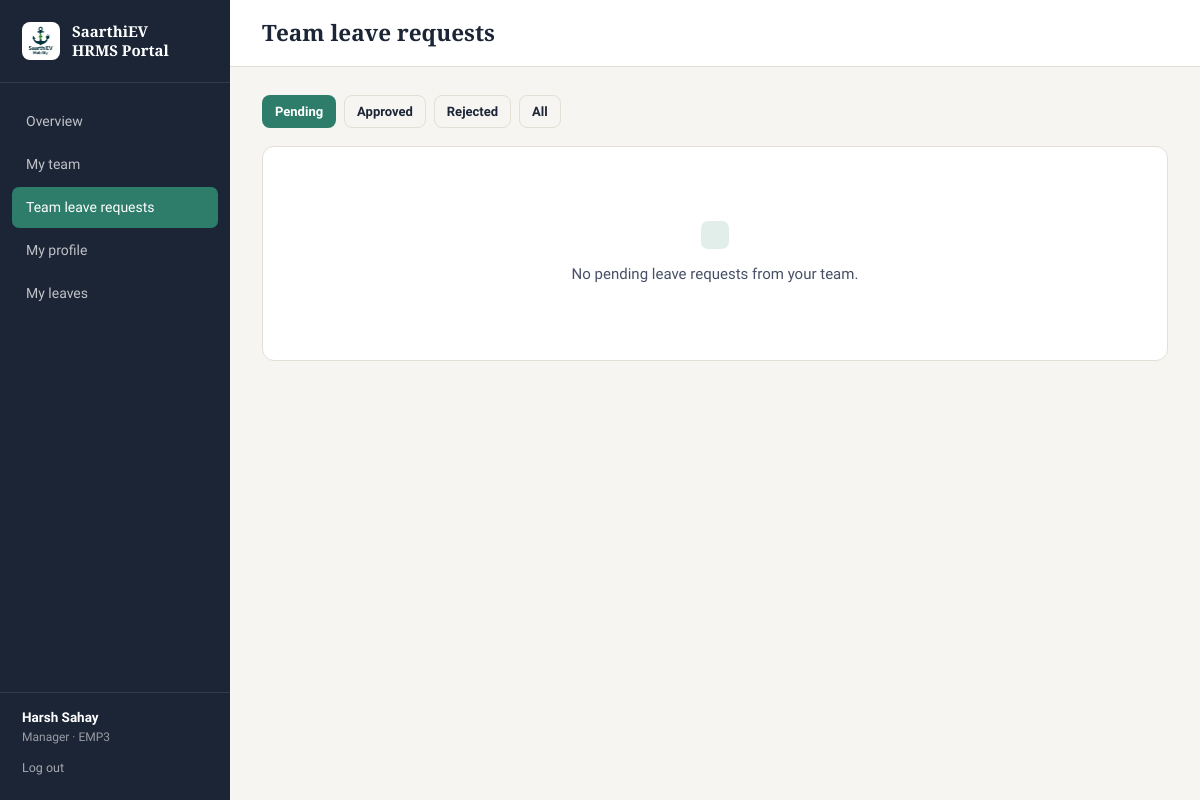
The page /manager/leaves (signed in) on the database its author committed.
### models.py (models this page shows, shortened)
class EmployeeProfile(db.Model):
    id = db.Column(db.Integer, primary_key=True)
    user_id = db.Column(db.Integer, db.ForeignKey("user.id"), nullable=False, unique=True)
    full_name = db.Column(db.String(150), nullable=False)
    designation = db.Column(db.String(100))
    department = db.Column(db.String(100))
    date_of_joining = db.Column(db.Date)
    reporting_manager_id = db.Column(db.Integer, db.ForeignKey("user.id"), nullable=True)
    date_of_birth = db.Column(db.Date)
    gender = db.Column(db.String(20))
    personal_email = db.Column(db.String(120))
    phone_number = db.Column(db.String(20))
    blood_group = db.Column(db.String(10))
    pan_number = db.Column(db.String(20))
    aadhaar_number = db.Column(db.String(20))
    current_address_line1 = db.Column(db.String(200))
    current_address_line2 = db.Column(db.String(200))
    current_city = db.Column(db.String(100))
    current_state = db.Column(db.String(100))
    current_pincode = db.Column(db.String(10))
    permanent_address_line1 = db.Column(db.String(200))
    permanent_address_line2 = db.Column(db.String(200))
    permanent_city = db.Column(db.String(100))
    permanent_state = db.Column(db.String(100))
    permanent_pincode = db.Column(db.String(10))
    same_as_current = db.Column(db.Boolean, default=False)
    bank_account_number = db.Column(db.String(40))
    bank_ifsc_code = db.Column(db.String(20))
    bank_name = db.Column(db.String(100))
    bank_branch = db.Column(db.String(100))
    previous_company_name = db.Column(db.String(150))
    previous_designation = db.Column(db.String(100))
    previous_employment_from = db.Column(db.Date)
    previous_employment_to = db.Column(db.Date)
    relieving_letter_filename = db.Column(db.String(255))
    emergency_contact_name = db.Column(db.String(150))
    emergency_contact_relation = db.Column(db.String(50))
    emergency_contact_phone = db.Column(db.String(20))
    spouse_name = db.Column(db.String(150))
    spouse_dob = db.Column(db.Date)
    profile_completed = db.Column(db.Boolean, default=False)
    updated_at = db.Column(db.DateTime, default=datetime.utcnow, onupdate=datetime.utcnow)
    reporting_manager = db.relationship("User", foreign_keys=[reporting_manager_id])
    children = db.relationship("Child", backref="profile", cascade="all, delete-orphan")

class User(db.Model, UserMixin):
    id = db.Column(db.Integer, primary_key=True)
    employee_code = db.Column(db.String(20), unique=True, nullable=False)  # e.g. EMP1001
    password_hash = db.Column(db.String(255), nullable=False)
    role = db.Column(db.String(20), nullable=False, default="employee")  # admin / manager / employee
    must_change_password = db.Column(db.Boolean, default=True)
    is_active = db.Column(db.Boolean, nullable=False, default=True)
    created_at = db.Column(db.DateTime, default=datetime.utcnow)
    profile = db.relationship("EmployeeProfile", backref="user", uselist=False,
                               cascade="all, delete-orphan",
                               foreign_keys="EmployeeProfile.user_id")

### routes.py (the view)
    @app.route("/manager/leaves")
    @role_required("manager")
    def manager_leave_requests():
        status_filter = request.args.get("status", "pending")
        team_ids = [p.user_id for p in EmployeeProfile.query.filter_by(
            reporting_manager_id=current_user.id).all()]
        query = LeaveApplication.query.filter(LeaveApplication.user_id.in_(team_ids or [-1]))
        if status_filter != "all":
            query = query.filter_by(status=status_filter)
        applications = query.order_by(LeaveApplication.applied_at.desc()).all()
        return render_template("manager/leave_requests.html", applications=applications,
                                status_filter=status_filter)

### app.py (called while the page is built)
@login_manager.user_loader
def load_user(user_id):
    return db.session.get(User, int(user_id))

def role_required(*roles):
    from functools import wraps
    def decorator(f):
        @wraps(f)
        def wrapped(*args, **kwargs):
            if not current_user.is_authenticated:
                return redirect(url_for("login"))
            if current_user.role not in roles:
                abort(403)
            return f(*args, **kwargs)
        return wrapped
    return decorator

### templates/manager/leave_requests.html (shortened to what this page needs)
{% extends "base.html" %}
{% block page_title %}Team leave requests{% endblock %}
{% block content %}
<div style="display:flex; gap:8px; margin-bottom: 18px;">
  {% for s, label in [('pending','Pending'), ('approved','Approved'), ('rejected','Rejected'), ('all','All')] %}
    <a href="{{ url_for('manager_leave_requests', status=s) }}"
       class="btn btn-sm {{ 'btn-primary' if status_filter == s else 'btn-outline' }}">{{ label }}</a>
  {% endfor %}
</div>
<div class="card">
  {% if applications %}
  <table class="list">
    <thead>
      <tr>
        <th>Employee</th><th>Leave type</th><th>Dates</th><th>Days</th>
        <th>Reason</th><th>Status</th><th></th>
      </tr>
    </thead>
    <tbody>
      {% for a in applications %}
      <tr>
        <td>{{ a.user.profile.full_name }}<br><span style="color:var(--ink-soft); font-size:12px;">{{ a.user.employee_code }}</span></td>
        <td>{{ a.leave_type.name }}</td>
        <td>{{ a.start_date.strftime('%d %b %Y') }} – {{ a.end_date.strftime('%d %b %Y') }}</td>
        <td>{{ a.days|round(1) }}</td>
        <td style="max-width:200px;">{{ a.reason or '—' }}</td>
        <td>
          {% if a.status == 'pending' %}<span class="badge badge-pending">Pending</span>
          {% elif a.status == 'approved' %}<span class="badge badge-complete">Approved</span>
          {% elif a.status == 'rejected' %}<span class="badge" style="background:var(--rose-soft); color:var(--rose);">Rejected</span>
          {% else %}<span class="badge" style="background:var(--line); color:var(--ink-soft);">Cancelled</span>{% endif %}
        </td>
        <td style="white-space:nowrap;">
          {% if a.status == 'pending' %}
          <form method="POST" action="{{ url_for('manager_decide_leave', app_id=a.id) }}" style="display:inline;">
            <input type="hidden" name="decision" value="approved">
            <button type="submit" class="btn btn-outline btn-sm">Approve</button>
          </form>
          <form method="POST" action="{{ url_for('manager_decide_leave', app_id=a.id) }}" style="display:inline;"
                onsubmit="return confirm('Reject this leave request?');">
            <input type="hidden" name="decision" value="rejected">
            <button type="submit" class="btn btn-outline btn-sm" style="color:var(--rose);">Reject</button>
          </form>
          {% else %}
            <span style="color:var(--ink-soft); font-size:13px;">
              {% if a.decided_by %}by {{ a.decided_by.profile.full_name }}{% endif %}
            </span>
          {% endif %}
        </td>
      </tr>
      {% endfor %}
    </tbody>
  </table>
  {% else %}
  <div class="empty-state">
    <div class="sq"></div>
    No {{ status_filter }} leave requests from your team.
  </div>
  {% endif %}
</div>
{% endblock %}

### templates/base.html (shortened to what this page needs)
<!DOCTYPE html>
<html lang="en">
<head>
  <link rel="stylesheet" href="{{ url_for('static', filename='css/style.css') }}">
</head>
<body>
  <div class="shell">
    <aside class="sidebar">
      <div class="brand">
        <span class="brand-logo-chip"><img src="{{ url_for('static', filename='img/logo.png') }}" alt="SaarthiEV Mobility"></span>
        <span class="word">SaarthiEV<br>HRMS Portal</span>
      </div>
      <nav>
        {% if current_user.role == 'admin' %}
          <a href="{{ url_for('admin_dashboard') }}" class="{{ 'active' if request.endpoint == 'admin_dashboard' }}">Overview</a>
          <a href="{{ url_for('admin_employee_list') }}" class="{{ 'active' if request.endpoint in ['admin_employee_list','admin_view_employee'] }}">All people</a>
          <a href="{{ url_for('admin_create_employee') }}" class="{{ 'active' if request.endpoint == 'admin_create_employee' }}">Add employee</a>
          <a href="{{ url_for('admin_manager_list') }}" class="{{ 'active' if request.endpoint == 'admin_manager_list' }}">Managers</a>
          <a href="{{ url_for('admin_leave_types') }}" class="{{ 'active' if request.endpoint == 'admin_leave_types' }}">Leave types</a>
          <a href="{{ url_for('admin_leave_requests') }}" class="{{ 'active' if request.endpoint == 'admin_leave_requests' }}">Leave requests</a>
        {% elif current_user.role == 'manager' %}
          <a href="{{ url_for('manager_dashboard') }}" class="{{ 'active' if request.endpoint == 'manager_dashboard' }}">Overview</a>
          <a href="{{ url_for('manager_team_list') }}" class="{{ 'active' if request.endpoint in ['manager_team_list','manager_view_employee'] }}">My team</a>
          <a href="{{ url_for('manager_leave_requests') }}" class="{{ 'active' if request.endpoint == 'manager_leave_requests' }}">Team leave requests</a>
          <a href="{{ url_for('employee_view_own_profile') }}" class="{{ 'active' if request.endpoint in ['employee_view_own_profile','employee_edit_profile'] }}">My profile</a>
          <a href="{{ url_for('my_leaves') }}" class="{{ 'active' if request.endpoint in ['my_leaves','apply_leave'] }}">My leaves</a>
        {% endif %}
      </nav>
      <div class="who">
        <div class="name">{{ current_user.profile.full_name if current_user.profile else current_user.employee_code }}</div>
        <div class="role">{{ current_user.role }} · {{ current_user.employee_code }}</div>
        <form action="{{ url_for('logout') }}" method="get">
          <button type="submit">Log out</button>
        </form>
      </div>
    </aside>
    <div class="main">
      <div class="topbar">
        <h2 style="margin:0;">{% block page_title %}{% endblock %}</h2>
      </div>
      <div class="content">
        {% block content %}{% endblock %}
      </div>
    </div>
  </div>
</body>
</html>

### static/css/style.css (style rules this page uses)
:root { --ink: #1C2536; --ink-soft: #475066; --paper: #F7F5F1; --paper-raised: #FFFFFF; --line: #E3DFD6; --teal: #2E7D6B; --teal-dark: #225C4F; --amber: #C8862A; --rose: #B3433B; --rose-soft: #F6E3E1; --amber-soft: #F8EBD9; --teal-soft: #E1EEE9; --radius: 8px; --shadow: 0 1px 2px rgba(28, 37, 54, 0.06), 0 4px 14px rgba(28, 37, 54, 0.05); }
* { box-sizing: border-box; }
body { margin: 0; font-family: "Source Sans 3", "Segoe UI", system-ui, sans-serif; background: var(--paper); color: var(--ink); font-size: 15px; line-height: 1.5; }
h1, h2, h3, .display { font-family: "Source Serif 4", Georgia, serif; font-weight: 600; color: var(--ink); margin: 0 0 .35em; }
a { color: var(--teal-dark); text-decoration: none; }
.btn { display: inline-flex; align-items: center; justify-content: center; gap: 6px; padding: 10px 18px; border-radius: var(--radius); border: 1px solid transparent; font-size: 14px; font-weight: 600; cursor: pointer; font-family: inherit; transition: opacity .15s, background .15s; }
.btn-primary { background: var(--teal); color: #fff; }
.btn-outline { background: transparent; border-color: var(--line); color: var(--ink); }
.btn-sm { padding: 6px 12px; font-size: 13px; }
.shell { display: flex; min-height: 100vh; }
.sidebar { width: 230px; background: var(--ink); color: #fff; flex-shrink: 0; display: flex; flex-direction: column; padding: 22px 0; }
.sidebar .brand { display: flex; align-items: center; gap: 12px; padding: 0 22px 22px; border-bottom: 1px solid rgba(255,255,255,.1); margin-bottom: 18px; }
.sidebar .brand .brand-logo-chip { background: #fff; border-radius: 8px; width: 38px; height: 38px; flex-shrink: 0; display: flex; align-items: center; justify-content: center; padding: 4px; }
.sidebar .brand .brand-logo-chip img { width: 100%; height: 100%; object-fit: contain; }
.sidebar .brand .word { font-family: "Source Serif 4", serif; font-weight: 700; font-size: 15px; line-height: 1.25; color: #fff; }
.sidebar nav { display: flex; flex-direction: column; gap: 2px; padding: 0 12px; flex-grow: 1; }
.sidebar nav a { color: rgba(255,255,255,.72); padding: 10px 14px; border-radius: 7px; font-size: 14px; font-weight: 500; text-decoration: none; }
.sidebar nav a.active { background: var(--teal); color: #fff; }
.sidebar .who { padding: 14px 22px 0; border-top: 1px solid rgba(255,255,255,.1); margin-top: 10px; }
.sidebar .who .name { font-size: 13.5px; font-weight: 600; color: #fff; }
.sidebar .who .role { font-size: 12px; color: rgba(255,255,255,.55); text-transform: capitalize; }
.sidebar .who form { margin-top: 10px; }
.sidebar .who button { background: none; border: none; color: rgba(255,255,255,.6); font-size: 12.5px; cursor: pointer; padding: 0; font-family: inherit; }
.main { flex-grow: 1; min-width: 0; }
.topbar { background: var(--paper-raised); border-bottom: 1px solid var(--line); padding: 16px 32px; display: flex; align-items: center; justify-content: space-between; }
.content { padding: 28px 32px 60px; max-width: 1100px; }
.card { background: var(--paper-raised); border: 1px solid var(--line); border-radius: 12px; padding: 24px 26px; margin-bottom: 22px; }
.empty-state { text-align: center; padding: 50px 20px; color: var(--ink-soft); }
.empty-state .sq { width: 28px; height: 28px; background: var(--teal-soft); border-radius: 7px; margin: 0 auto 14px; }

### rows shown on the page
EmployeeProfile: profile "Harsh Sahay"
User: role "Manager", employee_code "EMP3"

### other values the page prints
{{ label }} "Pending" "Approved" "Rejected" "All"
{{ status_filter }} "pending"
